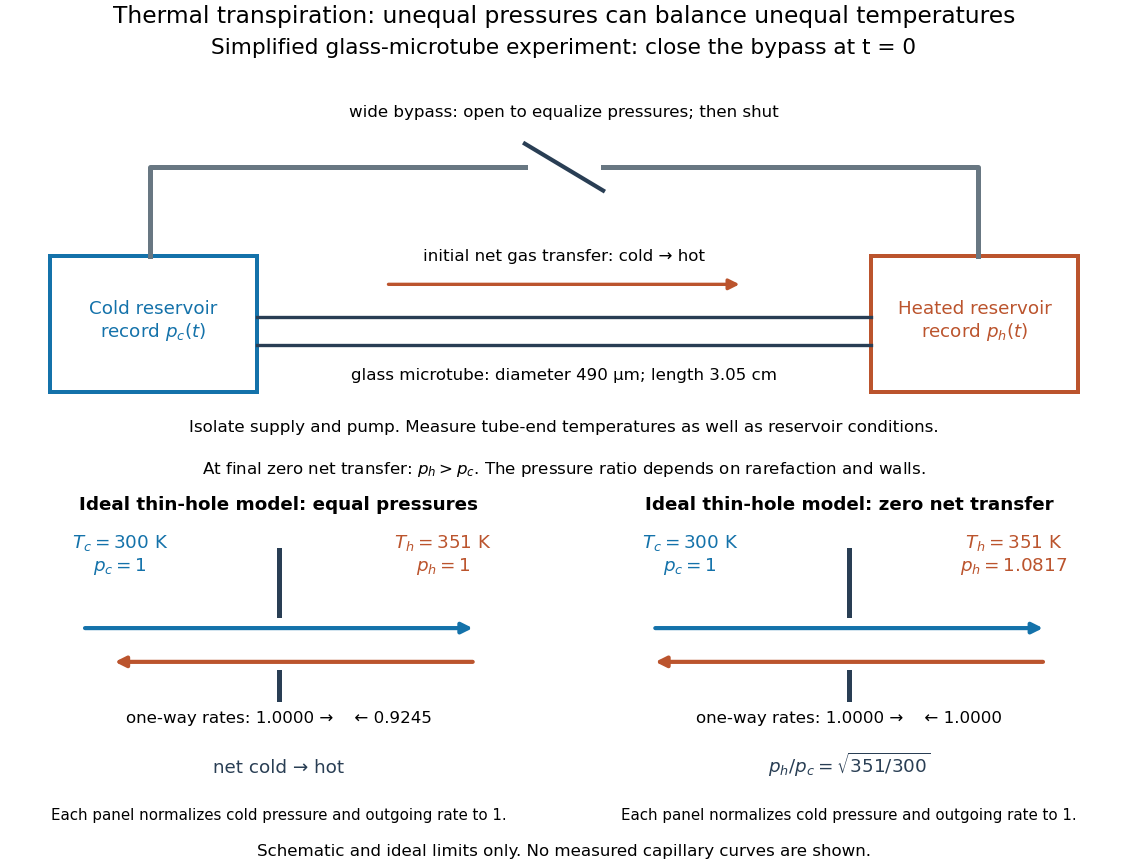

The script that saved this image:
"""Simplified capillary apparatus and separate thin-hole molecular toy model.

Run from _media: MPLCONFIGDIR=/tmp/codex-wiki-matplotlib python3 ../thermal-transpiration-bypass-and-flux.py
Output: matching PNG basename in the current working directory.
Tested with Python 3.14.4, matplotlib 3.10.7, numpy 2.3.5.
Apparatus inspired by Rojas Cardenas et al., doi:10.1299/jtst.7.437.
No measured curves or hardware photographs are reproduced. Thin-hole arrows
use relative rates p/sqrt(T), not an empirical capillary calibration.
"""

import math
from pathlib import Path

import matplotlib

matplotlib.use("Agg")
import matplotlib.pyplot as plt
from matplotlib.patches import FancyArrowPatch, Rectangle


COLD, HOT, INK = "#1472aa", "#bb542d", "#293e54"


def arrow(ax, start, end, color, width=2):
    ax.add_patch(FancyArrowPatch(start, end, arrowstyle="-|>", mutation_scale=13, lw=width, color=color))


def reservoir(ax, x, color, title):
    ax.add_patch(Rectangle((x, 1.0), 1.85, 1.45, facecolor="white", edgecolor=color, lw=2.4))
    ax.text(x + 0.925, 1.75, title, ha="center", va="center", color=color, fontsize=11)


def main():
    plt.rcParams.update({"font.size": 11})
    fig = plt.figure(figsize=(9.4, 7.2), facecolor="white", layout="constrained")
    grid = fig.add_gridspec(2, 2, height_ratios=[1.25, 1.0])
    ax = fig.add_subplot(grid[0, :])
    ax.set(xlim=(0, 10), ylim=(0, 4.5))
    ax.axis("off")
    ax.set_title("Simplified glass-microtube experiment: close the bypass at t = 0", fontsize=13)
    reservoir(ax, 0.4, COLD, "Cold reservoir\nrecord $p_c(t)$")
    reservoir(ax, 7.75, HOT, "Heated reservoir\nrecord $p_h(t)$")
    ax.plot([2.25, 7.75], [1.8, 1.8], color=INK, lw=2)
    ax.plot([2.25, 7.75], [1.5, 1.5], color=INK, lw=2)
    ax.text(5, 1.13, "glass microtube: diameter 490 µm; length 3.05 cm", ha="center", fontsize=10)
    arrow(ax, (3.4, 2.15), (6.6, 2.15), HOT)
    ax.text(5, 2.4, "initial net gas transfer: cold → hot", ha="center", fontsize=10)
    ax.plot([1.3, 1.3, 4.65], [2.45, 3.4, 3.4], color="#687782", lw=3)
    ax.plot([5.35, 8.7, 8.7], [3.4, 3.4, 2.45], color="#687782", lw=3)
    ax.plot([4.65, 5.35], [3.65, 3.15], color=INK, lw=2.5)
    ax.text(5, 3.94, "wide bypass: open to equalize pressures; then shut", ha="center", fontsize=10)
    ax.text(5, 0.57, "Isolate supply and pump. Measure tube-end temperatures as well as reservoir conditions.", ha="center", fontsize=10)
    ax.text(5, 0.13, "At final zero net transfer: $p_h>p_c$. The pressure ratio depends on rarefaction and walls.", ha="center", fontsize=10)

    tc, th = 300.0, 351.0
    ratio = math.sqrt(th / tc)
    hot_initial = 1 / ratio
    for i, final in enumerate([False, True]):
        ax = fig.add_subplot(grid[1, i])
        ax.set(xlim=(0, 1), ylim=(0, 1))
        ax.axis("off")
        ax.text(0.5, 0.96, "Ideal thin-hole model: " + ("zero net transfer" if final else "equal pressures"), ha="center", fontsize=11, weight="bold")
        ax.text(0.21, 0.78, "$T_c=300$ K\n$p_c=1$", color=COLD, ha="center")
        ax.text(0.80, 0.78, "$T_h=351$ K\n" + (f"$p_h={ratio:.4f}$" if final else "$p_h=1$"), color=HOT, ha="center")
        # A thin partition with a small aperture; not the actual glass tube.
        ax.plot([0.5, 0.5], [0.40, 0.48], color=INK, lw=3)
        ax.plot([0.5, 0.5], [0.65, 0.84], color=INK, lw=3)
        hot_rate = 1.0 if final else hot_initial
        arrow(ax, (0.14, 0.61), (0.86, 0.61), COLD, width=2.5)
        arrow(ax, (0.86, 0.51), (0.86 - 0.72 * hot_rate, 0.51), HOT, width=2.5)
        ax.text(0.5, 0.33, f"one-way rates: 1.0000 →    ← {hot_rate:.4f}", ha="center", fontsize=10)
        ax.text(0.5, 0.18, "net cold → hot" if not final else r"$p_h/p_c=\sqrt{351/300}$", ha="center", color=INK)
        ax.text(0.5, 0.04, "Each panel normalizes cold pressure and outgoing rate to 1.", ha="center", fontsize=9)
    fig.suptitle("Thermal transpiration: unequal pressures can balance unequal temperatures", fontsize=14)
    fig.supxlabel("Schematic and ideal limits only. No measured capillary curves are shown.", fontsize=10)
    fig.savefig(Path(__file__).with_suffix(".png").name, dpi=120, facecolor="white", transparent=False)
    plt.close(fig)


if __name__ == "__main__":
    main()
